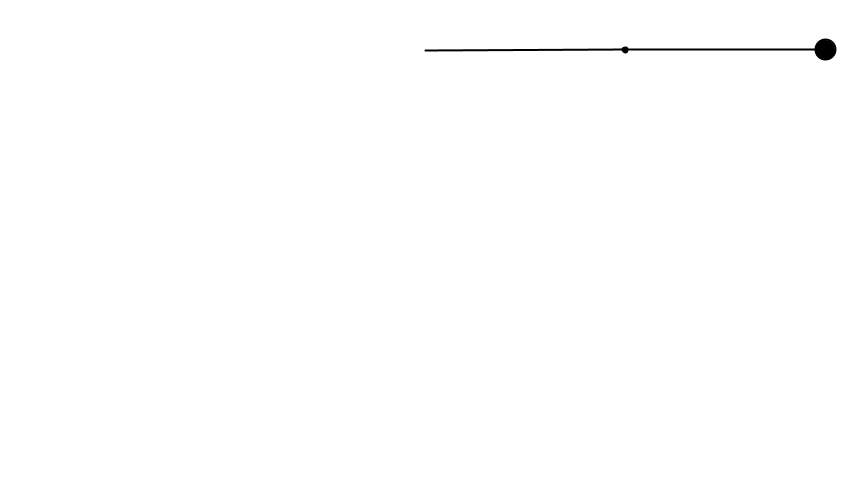
Frame 1 (no input)
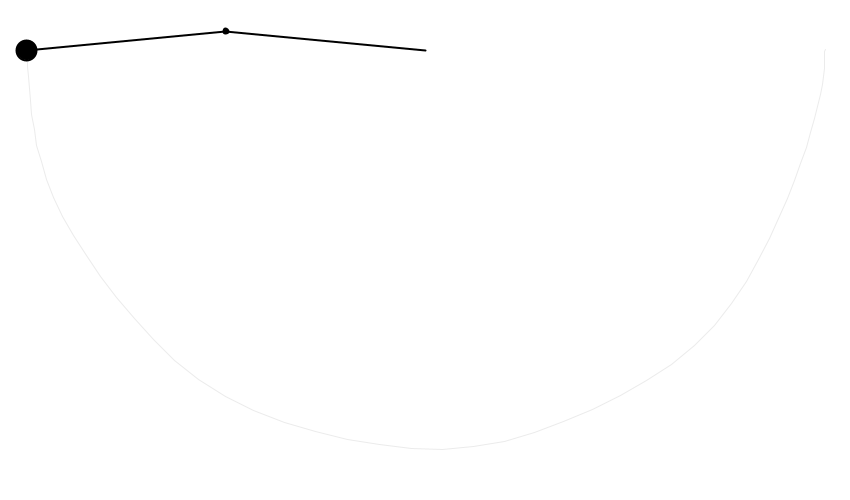
Frame 60 (the mouse pressed at the canvas centre just before this capture)
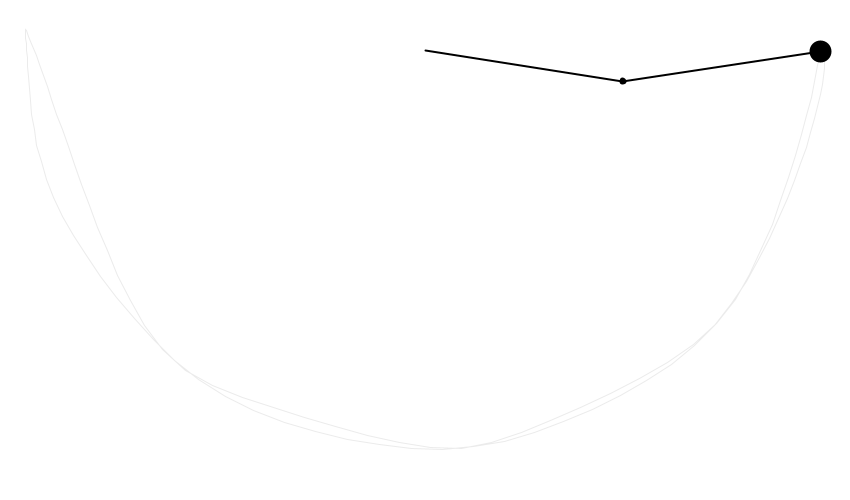
Frame 120 (the mouse held since frame 60 and released just before this capture)

The Processing sketch that drew these frames (run headless with seeded random() and noise(); from frame 60 on, the mouse is pressed at the canvas centre):

// Processing sketch: Double_Pendulum
// ── Double_Pendulum.pde
float r1 = 200;
float r2 = 200;
float m1 = 10;
float m2 = 40;
float a1 = PI / 2;
float a2 = PI / 2;
float a1v = 0;
float a2v = 0;
float G = 1.25;

ArrayList<PVector> s = new ArrayList<PVector>();

void setup() {
  size(850, 500);
}

void draw() {
  float num1 = -G * (2 * m1 + m2) * sin(a1);
  float num2 = -m2 * G * sin(a1 - 2 * a2);
  float num3 = -2 * sin(a1 - a2) * m2;
  float num4 = a2v * a2v * r2 + a1v * a1v * r1 * cos(a1 - a2);
  float den = r1 * (2 * m1 + m2 - m2 * cos(2 * a1 - 2 * a2));
  float a1a = (num1 + num2 + num3 * num4) / den;
  
  num1 = 2 * sin(a1 - a2);
  num2 = (a1v * a1v * r1 * (m1 + m2));
  num3 = G * (m1 + m2) * cos(a1);
  num4 = a2v * a2v * r2 * m2 * cos(a1 - a2);
  den = r2 * (2 * m1 + m2 - m2 * cos(2 * a1 - 2 * a2));
  float a2a = (num1 * (num2 + num3 + num4)) / den;
  
  background(255);

  translate(width / 2, 50);
  
  float x1 = r1 * sin(a1);
  float y1 = r1 * cos(a1);
  float x2 = x1 + r2 * sin(a2);
  float y2 = y1 + r2 * cos(a2);  
  
  s.add(new PVector(x2, y2));
  noFill();
  stroke(0, 20);
  strokeWeight(1);
  beginShape();
  for (PVector v : s)
  {
    vertex(v.x, v.y);
  }
  endShape();
  
  stroke(0);
  strokeWeight(2);
  line(0, 0, x1, y1);
  fill(0);
  line(x1, y1, x2, y2);
  circle(x1, y1, m1 / 2);
  circle(x2, y2, m2 / 2);
  point(x2, y2);

  a1v += a1a;
  a2v += a2a;
  a1 += a1v;
  a2 += a2v;
 }  
